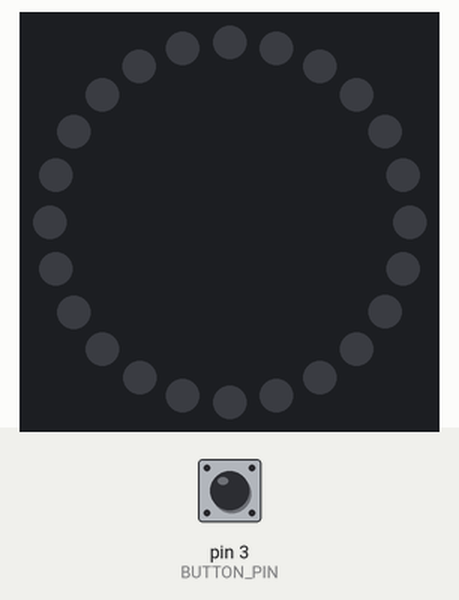
Recording of a sketch running on a simulated Arduino Uno, built with avr-gcc and run on an emulated ATmega328P. Shown: 24 RGB LEDs in a ring, first at the top, clockwise. Inputs (shaded band) come from the test bench; at power-on: pin 3 (BUTTON_PIN) HIGH. Dim RGB values are drawn brighter than linear.

Above: at 1.2 s.
1.3 s: pin 3 (BUTTON_PIN) pulled LOW for 1 s
At 3.31 s:
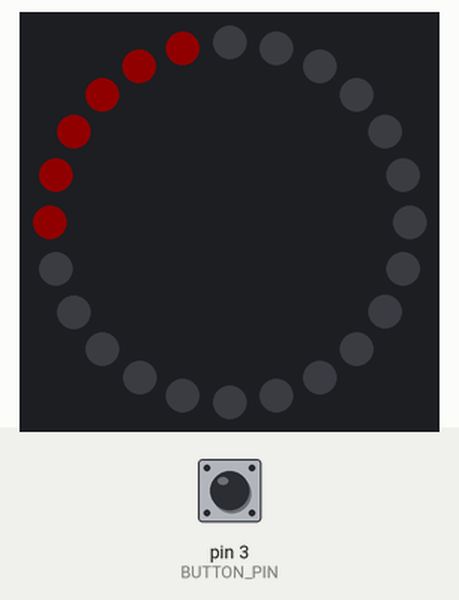
At 4.8 s:
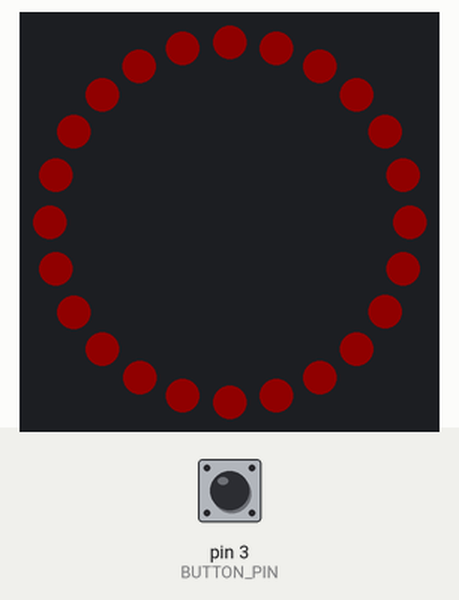
5.9 s: pin 3 (BUTTON_PIN) pulled LOW for 3.2 s
At 7.1 s:
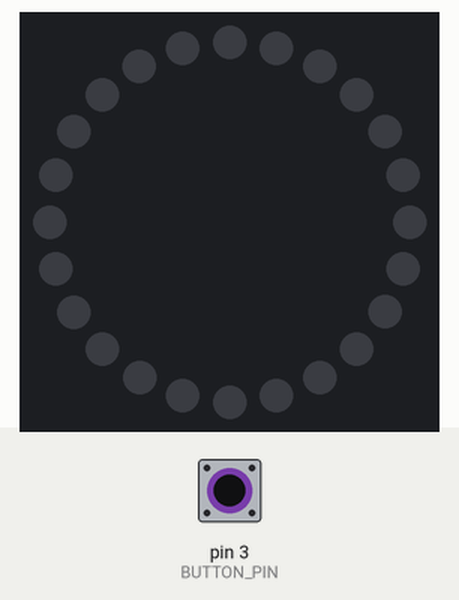
Timing chart, 0 to 8.9 s (numbered marks = the images above; inputs shaded):
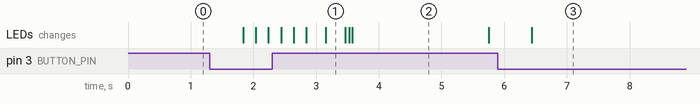

Measured:
- after the input at 1.3 s, the LEDs: first change after 0.54 s (image 1 shows a later state)
- after the input at 5.9 s, the LEDs: change after 0.54 s (image 3)

The sketch:

neopixel_pomodoro.ino
```cpp
#include "src/logic.h"

void setup()
{
  neo_init();
}

void loop()
{
  neo_loop();
  delay(20);
}
```

logic.cpp
```cpp
#include "logic.h"
#include <Adafruit_NeoPixel.h>

static Adafruit_NeoPixel ring = Adafruit_NeoPixel(PIXEL_COUNT, PIXEL_PIN, NEO_GRB + NEO_KHZ800);

State currentState;
int pomodoro;
unsigned long starttime;
unsigned long duration;
static bool buttonState = HIGH;

// Testability: time of the current loop pass (the original called millis() in place) and a scale for the
// blocking animations.
static unsigned long g_now = 0;
static uint8_t delay_scale = 100;

static void paced_delay(unsigned long ms)
{
  delay(ms * delay_scale / 100);
}

static void blink(int ledcount);
static void initLeds();

void neo_set_delay_scale(uint8_t percent)
{
  delay_scale = percent;
}

void neo_init()
{
  pinMode(BUTTON_PIN, INPUT_PULLUP);
  ring.begin();
  ring.show();
  buttonState = HIGH;
  starttime = 0;
  duration = 0;
  g_now = millis();

  turnOff();
}

void neo_loop()
{
  ButtonClick button = getButtonClick();
  neo_loop_at(millis(), button);
}

void neo_loop_at(unsigned long now, ButtonClick button)
{
  g_now = now;

  // Time can be extended by pressing the button. 1 short click => +1 minute.
  if (currentState != Off && button == ShortClick)
    starttime = min(starttime + 60000, now);

  // Long clicks can be used to turn the device on and off
  else if (button == LongClick)
  {
    if (currentState == Off)
      startPomodoro();
    else
      turnOff();
  }

  // If time runs out, go to next phase.
  else
  {
    unsigned long elapsedtime = now - starttime;
    if (elapsedtime > duration)
    {
      if (currentState == Pomodoro)
        startPause();
      else if (currentState == ShortPause || currentState == LongPause)
        startPomodoro();
    }
  }

  // Update ring
  updateDisplay();
}

void turnOff()
{
  pomodoro = 0;
  currentState = Off;
}

void startPomodoro()
{
  pomodoro = (pomodoro % 4) + 1;
  blink((PIXEL_COUNT * pomodoro) / 4);
  starttime = g_now;
  duration = POMODORO_TIME * 60000;
  currentState = Pomodoro;
  initLeds();
}

void startPause()
{
  starttime = g_now;
  if (pomodoro < 4)
  {
    duration = SHORT_PAUSE * 60000;
    currentState = ShortPause;
  }
  else
  {
    duration = LONG_PAUSE * 60000;
    currentState = LongPause;
  }
  initLeds();
}

ButtonClick getButtonClick()
{
  ButtonClick result = None;
  bool newState = digitalRead(BUTTON_PIN);
  if (newState == LOW && buttonState == HIGH)
  {
    delay(20);
    buttonState = digitalRead(BUTTON_PIN);
    if (buttonState == LOW)
    {
      for(int i = 0; i < 25; i++)
      {
        delay(20);
        buttonState = digitalRead(BUTTON_PIN);
        if (buttonState == HIGH)
          return ShortClick;
      }
      return LongClick;
    }
    else
      return None;
  }
  else
  {
    buttonState = newState;
    return None;
  }
}

void updateDisplay()
{
  float progress = ((float)(g_now - starttime) / duration) * PIXEL_COUNT;
  int done = floor(progress);
  float fraction = progress - done;
  for(int i = 0; i < PIXEL_COUNT; i++)
  {
    uint8_t intensity = 0;
    if (i == done)
      intensity = LUMINANCE * (1 - fraction);
    else if (i > done)
      intensity = LUMINANCE;

    if (currentState == Pomodoro)
      ring.setPixelColor(i, intensity, 0, 0);
    else if (currentState == ShortPause)
      ring.setPixelColor(i, intensity, intensity, 0);
    else if (currentState == LongPause)
      ring.setPixelColor(i, 0, intensity, 0);
    else
      ring.setPixelColor(i, 0, 0, 0);
  }
  ring.show();
}

static void blink(int ledcount)
{
  for(int i = 0; i < 3; i++)
  {
    for(int j = 0; j < PIXEL_COUNT; j++)
      ring.setPixelColor(j, 0, 0, j < ledcount ? LUMINANCE : 0);
    ring.show();
    paced_delay(200);
    for(int j = 0; j < PIXEL_COUNT; j++)
      ring.setPixelColor(j, 0, 0, 0);
    ring.show();
    paced_delay(200);
  }
}

static void initLeds()
{
  uint32_t color = 0;
  if (currentState == Pomodoro)
    color = ring.Color(LUMINANCE, 0, 0);
  else if (currentState == ShortPause)
    color = ring.Color(LUMINANCE, LUMINANCE, 0);
  else if (currentState == LongPause)
    color = ring.Color(0, LUMINANCE, 0);

  for(int i = PIXEL_COUNT; i > 0; i--)
  {
    ring.setPixelColor(i - 1, color);
    ring.show();
    paced_delay(20);
  }
}

uint32_t neo_pixel(uint8_t i)
{
  return ring.getPixelColor(i % PIXEL_COUNT);
}
```

logic.h
```cpp
// (licence header left out)
#pragma once
#include <Arduino.h>

#define BUTTON_PIN     3      // to GND, INPUT_PULLUP: LOW = pressed
#define PIXEL_PIN      6
#define PIXEL_COUNT    24

#define POMODORO_LIMIT 4
#define POMODORO_TIME  25     // minutes
#define SHORT_PAUSE    5
#define LONG_PAUSE     25
#define LUMINANCE      16

enum State
{
  Off = 0,
  Pomodoro = 1,
  ShortPause = 2,
  LongPause = 3
};

enum ButtonClick
{
  None,
  ShortClick,
  LongClick
};

extern State currentState;
extern int pomodoro;              // pomodoro number 1..4 (0 when off)
extern unsigned long starttime;   // ms
extern unsigned long duration;    // ms

void neo_set_delay_scale(uint8_t percent);  // blocking LED animations (blink 1.2 s, fill 0.5 s): 100 = original (default), 0 = none
void neo_init();                  // setup(): button pin, ring, off
void neo_loop();                  // one loop() pass with millis() and the button
void neo_loop_at(unsigned long now, ButtonClick button);  // the same pass with a given time and click
ButtonClick getButtonClick();     // reads the button: a press up to ~0.5 s is short, longer is long
void turnOff();
void startPomodoro();
void startPause();
void updateDisplay();             // ring colours from the elapsed fraction (red work, yellow short pause, green long)
uint32_t neo_pixel(uint8_t i);    // colour of ring pixel i (0x00RRGGBB)
```
